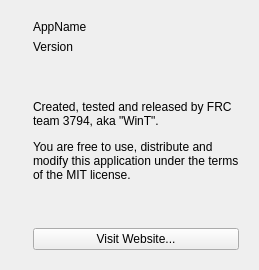
      <widget class="QWidget" name="AboutTab">
       <attribute name="icon">
        <iconset resource="../../../etc/resources/desktop/resources.qrc">
         <normaloff>:/icons/Info.png</normaloff>:/icons/Info.png</iconset>
       </attribute>
       <attribute name="title">
        <string/>
       </attribute>
       <attribute name="toolTip">
        <string>Application Information</string>
       </attribute>
       <layout class="QHBoxLayout" name="horizontalLayout_5">
        <item>
         <widget class="QLabel" name="Icon">
          <property name="maximumSize">
           <size>
            <width>128</width>
            <height>128</height>
           </size>
          </property>
          <property name="text">
           <string/>
          </property>
          <property name="pixmap">
           <pixmap resource="../../../etc/resources/desktop/resources.qrc">:/icon.ico</pixmap>
          </property>
          <property name="scaledContents">
           <bool>true</bool>
          </property>
          <property name="alignment">
           <set>Qt::AlignCenter</set>
          </property>
         </widget>
        </item>
        <item>
         <widget class="QWidget" name="AboutWidget" native="true">
          <layout class="QVBoxLayout" name="verticalLayout_7">
           <item>
            <widget class="QLabel" name="AppName">
             <property name="text">
              <string>AppName</string>
             </property>
            </widget>
           </item>
           <item>
            <widget class="QLabel" name="AppVersion">
             <property name="text">
              <string>Version</string>
             </property>
            </widget>
           </item>
           <item>
            <spacer name="SpacerAboutTop">
             <property name="orientation">
              <enum>Qt::Vertical</enum>
             </property>
             <property name="sizeHint" stdset="0">
              <size>
               <width>20</width>
               <height>40</height>
              </size>
             </property>
            </spacer>
           </item>
           <item>
            <widget class="QLabel" name="LicenseLabel">
             <property name="text">
              <string>&lt;p&gt;Created, tested and released by FRC team 3794, aka &quot;WinT&quot;. &lt;/p&gt;&lt;p&gt;You are free to use, distribute and modify this application under the terms of the MIT license.&lt;/p&gt;</string>
             </property>
             <property name="textFormat">
              <enum>Qt::RichText</enum>
             </property>
             <property name="wordWrap">
              <bool>true</bool>
             </property>
            </widget>
           </item>
           <item>
            <spacer name="SpacerAboutBottom">
             <property name="orientation">
              <enum>Qt::Vertical</enum>
             </property>
             <property name="sizeHint" stdset="0">
              <size>
               <width>20</width>
               <height>40</height>
              </size>
             </property>
            </spacer>
           </item>
           <item>
            <widget class="QPushButton" name="Website">
             <property name="text">
              <string>Visit Website...</string>
             </property>
            </widget>
           </item>
          </layout>
         </widget>
        </item>
       </layout>
      </widget>
